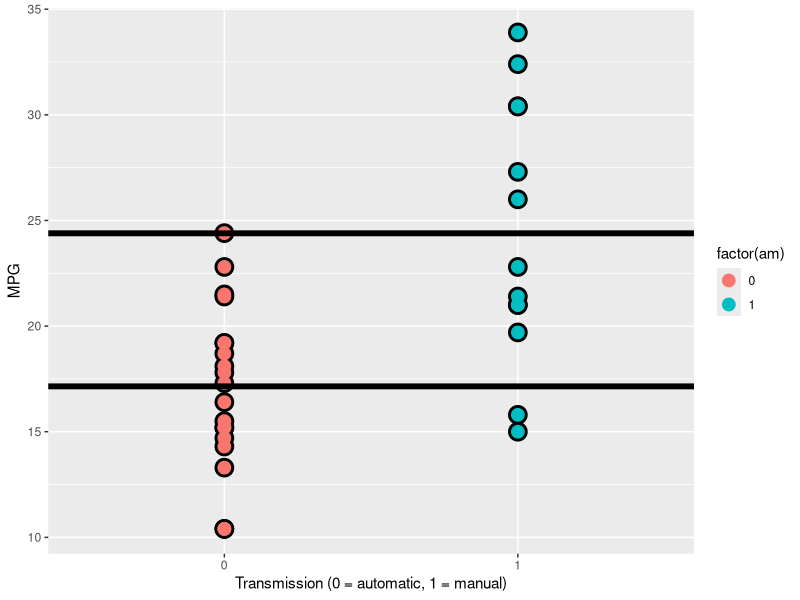

Write the R code that produced this figure.
## ---- chunk 1
fit = lm(mpg ~ factor(am), data = mtcars)
summary(fit)$coef
## ---- chunk 2
library(ggplot2)
g = ggplot(mtcars, aes(x = factor(am), y = mpg, colour = factor(am)))
g = g + geom_point(size = 6, colour = "black") + geom_point(size = 4)
g = g + xlab("Transmission (0 = automatic, 1 = manual)") + ylab("MPG")

fit = lm(mpg ~ factor(am), data = mtcars)
g1 = g
g1 = g1 + geom_abline(intercept = coef(fit)[1], slope = 0, size = 2)
g1 = g1 + geom_abline(intercept = coef(fit)[1] + coef(fit)[2], slope = 0, size = 2)
g1
## ---- chunk 3
cat("automatic: ", mean(mtcars$mpg[mtcars$am == 0]))
cat("manual: ", mean(mtcars$mpg[mtcars$am == 1]))
## ---- chunk 4
t.test(mtcars$mpg[mtcars$am==0],mtcars$mpg[mtcars$am==1],paired = FALSE,alternative = "two.sided",var.equal = FALSE)$p.value
## ---- chunk 5
dfbetas(fit)[1:4, 2]
er <- resid(fit)
yhat <- predict(fit)
max(abs(er -(mtcars$mpg - yhat)))
## ---- chunk 6
summary(lm(mpg ~ ., data = mtcars))$coef[, 1]
t.test(mtcars$mpg,mtcars$am,paired = FALSE,alternative = "two.sided",var.equal = FALSE)$p.value
t.test(mtcars$mpg,mtcars$wt,paired = FALSE,alternative = "two.sided",var.equal = FALSE)$p.value
